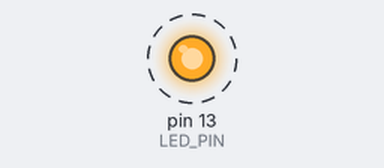
A sketch run on a simulated Arduino Uno, built with avr-gcc and run on an emulated ATmega328P. On the bench: output pins drawn as LEDs (lit = HIGH). Dashed ring = blinking.

Above: at 0.2 s.
Timing chart, 0 to 3.0 s (numbered marks = the images above):
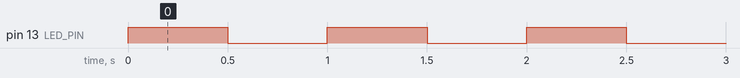

The sketch:

blink_example.ino
```cpp
// Ein einfaches Arduino-Beispiel zum Blinken einer LED an Pin 13.

const int LED_PIN = 13;  // Der eingebaute LED-Pin auf vielen Arduino-Boards
const unsigned long BLINK_INTERVAL = 500;  // Intervall in Millisekunden

void setup() {
  pinMode(LED_PIN, OUTPUT);  // Setzt den LED-Pin als Ausgang
}

void loop() {
  digitalWrite(LED_PIN, HIGH);  // LED einschalten
  delay(BLINK_INTERVAL);        // 500 ms warten
  digitalWrite(LED_PIN, LOW);   // LED ausschalten
  delay(BLINK_INTERVAL);        // Nochmals 500 ms warten
}
```

Measured:
- by itself, pin 13 (LED_PIN): alternates HIGH for 0.50 s and LOW for 0.50 s
